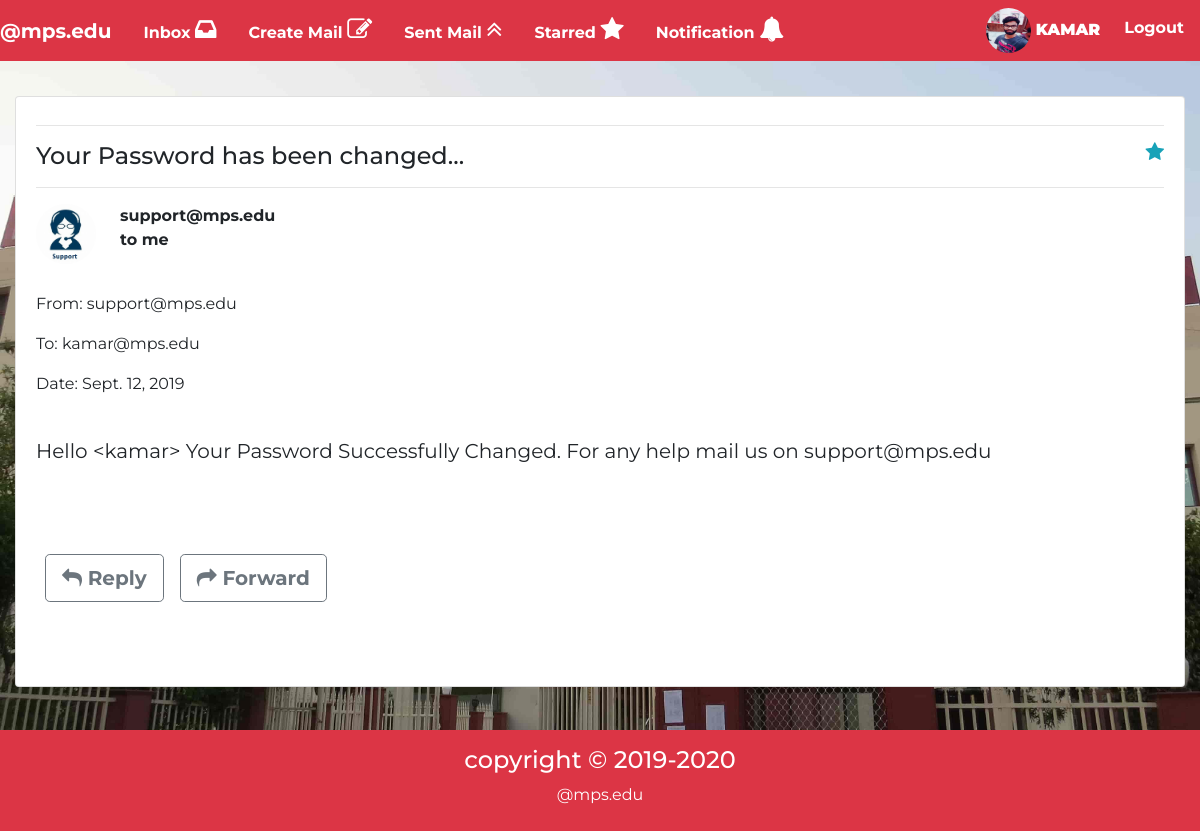
The app's page /home/inbox_view/91 (signed in), older data.
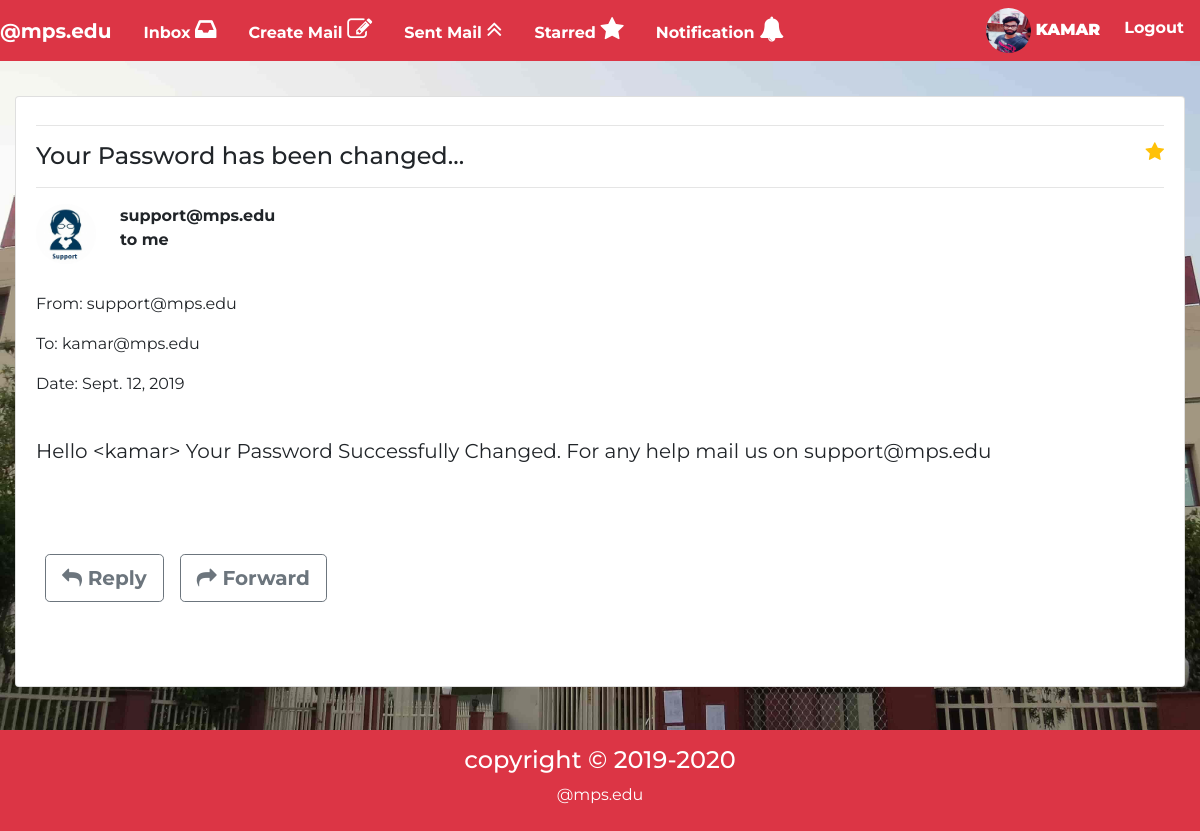
The same page, newer data.
### mail/views.py (the view)
# urls.py: path('inbox_view/<int:id>',views.inbox_view),
@login_required(login_url="/account/login")
def inbox_view(req,id):
    try:
    	inbox_view=Inbox.objects.get(profile__user__username=req.user,id=id)
    	return render(req,"mail/inbox_view.html",{"inbox_view":inbox_view})
    except:return render(req,"mail/error.html")

### mail/templates/mail/inbox_view.html (shortened to what this page needs)
{%extends 'mail/basic.html'%}
{%block body%}
<div class="container-fluid">
<section class="mt-5">
	<div class="list-group-item">
	<hr><h4 class="d-inline">{{inbox_view.sub}}...</h4><span class="float-right ">
	    {%if inbox_view.starred%}
	<a href="#" id="delete_starred" class="text-warning"><i class="fa fa-star font-awesome-size font-awesome-delete"></i></a>
	{%else%}
	<a href="#" id="save_starred" class="text-info"><i class="fa fa-star font-awesome-size font-awesome-delete starred-inbox" id="starred{{msg.id}}"></i></a>
	{%endif%}
	</span>
	<hr>
	<a href="/media/{{inbox_view.from_user.pic}}"><img src="/media/{{inbox_view.from_user.pic}}" class=" img-inbox-sentmail rounded-circle float-left mr-4"></a>
		<b>{{inbox_view.from_user.user.email}}</b>
		<b><p>to me</p></b><br>
		<p>From: {{inbox_view.from_user.user.email}}</p>
		<p>To: {{inbox_view.profile.user.email}}</p>
		<p>Date: {{inbox_view.date}}</p><br>
		<p class="msg">{{inbox_view.msg}}</p><br><br><br>
		<div class="row mb-5">
		    <button class="btn btn-outline-secondary font-weight-bolder ml-4 btn-lg"><i class="fa fa-reply"></i> Reply</button>
		<button class="btn btn-outline-secondary  font-weight-bolder ml-3 btn-lg"><i class="fa fa-share"></i> Forward</button>
      </div><br>
	</div>
</section>
</div>
{%endblock%}

Row changes from the older to the newer data that the page shows:
changed Inbox "Your Password has been changed": starred False → True (drawn)
